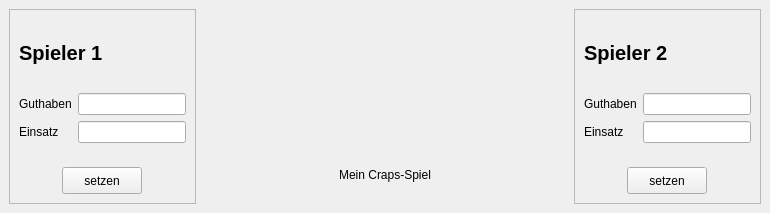
<?xml version="1.0" encoding="UTF-8"?>
<ui version="4.0">
 <class>MainWindow</class>
 <widget class="QMainWindow" name="MainWindow">
  <property name="geometry">
   <rect>
    <x>0</x>
    <y>0</y>
    <width>770</width>
    <height>213</height>
   </rect>
  </property>
  <property name="windowTitle">
   <string>Craps Gui</string>
  </property>
  <widget class="QWidget" name="centralwidget">
   <layout class="QHBoxLayout" name="horizontalLayout_4">
    <item>
     <widget class="QFrame" name="frame_spieler_1">
      <property name="sizePolicy">
       <sizepolicy hsizetype="Maximum" vsizetype="Preferred">
        <horstretch>0</horstretch>
        <verstretch>0</verstretch>
       </sizepolicy>
      </property>
      <property name="frameShape">
       <enum>QFrame::StyledPanel</enum>
      </property>
      <property name="frameShadow">
       <enum>QFrame::Raised</enum>
      </property>
      <layout class="QVBoxLayout" name="verticalLayout">
       <item>
        <widget class="QLabel" name="label_spieler_1">
         <property name="font">
          <font>
           <pointsize>15</pointsize>
           <weight>75</weight>
           <bold>true</bold>
          </font>
         </property>
         <property name="text">
          <string>Spieler 1</string>
         </property>
         <property name="alignment">
          <set>Qt::AlignLeading|Qt::AlignLeft|Qt::AlignVCenter</set>
         </property>
        </widget>
       </item>
       <item>
        <layout class="QFormLayout" name="formLayout">
         <item row="0" column="0">
          <widget class="QLabel" name="label_guthaben_spieler_1">
           <property name="text">
            <string>Guthaben</string>
           </property>
          </widget>
         </item>
         <item row="0" column="1">
          <widget class="QLineEdit" name="lineEdit_guthaben_spieler_1">
           <property name="enabled">
            <bool>true</bool>
           </property>
           <property name="readOnly">
            <bool>true</bool>
           </property>
          </widget>
         </item>
         <item row="1" column="0">
          <widget class="QLabel" name="label_einsatz_spieler_1">
           <property name="text">
            <string>Einsatz</string>
           </property>
          </widget>
         </item>
         <item row="1" column="1">
          <widget class="QLineEdit" name="lineEdit_einsatz_spieler_1">
           <property name="clearButtonEnabled">
            <bool>true</bool>
           </property>
          </widget>
         </item>
        </layout>
       </item>
       <item>
        <layout class="QHBoxLayout" name="horizontalLayout">
         <item>
          <widget class="QPushButton" name="pushButton_setzen_spieler_1">
           <property name="sizePolicy">
            <sizepolicy hsizetype="Minimum" vsizetype="Fixed">
             <horstretch>0</horstretch>
             <verstretch>0</verstretch>
            </sizepolicy>
           </property>
           <property name="maximumSize">
            <size>
             <width>80</width>
             <height>27</height>
            </size>
           </property>
           <property name="text">
            <string>setzen</string>
           </property>
          </widget>
         </item>
        </layout>
       </item>
      </layout>
     </widget>
    </item>
    <item>
     <widget class="QWidget" name="widget_spielfeld" native="true">
      <property name="sizePolicy">
       <sizepolicy hsizetype="MinimumExpanding" vsizetype="MinimumExpanding">
        <horstretch>0</horstretch>
        <verstretch>0</verstretch>
       </sizepolicy>
      </property>
      <layout class="QVBoxLayout" name="spielfeldLayout">
       <item>
        <widget class="DiceWidget" name="diceWidget" native="true">
         <property name="sizePolicy">
          <sizepolicy hsizetype="MinimumExpanding" vsizetype="MinimumExpanding">
           <horstretch>0</horstretch>
           <verstretch>0</verstretch>
          </sizepolicy>
         </property>
        </widget>
       </item>
       <item>
        <widget class="QLabel" name="label_meldung">
         <property name="sizePolicy">
          <sizepolicy hsizetype="MinimumExpanding" vsizetype="Preferred">
           <horstretch>0</horstretch>
           <verstretch>0</verstretch>
          </sizepolicy>
         </property>
         <property name="minimumSize">
          <size>
           <width>200</width>
           <height>40</height>
          </size>
         </property>
         <property name="text">
          <string>Mein Craps-Spiel</string>
         </property>
         <property name="textFormat">
          <enum>Qt::AutoText</enum>
         </property>
         <property name="alignment">
          <set>Qt::AlignCenter</set>
         </property>
        </widget>
       </item>
      </layout>
     </widget>
    </item>
    <item>
     <widget class="QFrame" name="frame_spieler_2">
      <property name="sizePolicy">
       <sizepolicy hsizetype="Maximum" vsizetype="Preferred">
        <horstretch>0</horstretch>
        <verstretch>0</verstretch>
       </sizepolicy>
      </property>
      <property name="frameShape">
       <enum>QFrame::StyledPanel</enum>
      </property>
      <property name="frameShadow">
       <enum>QFrame::Raised</enum>
      </property>
      <layout class="QVBoxLayout" name="verticalLayout_2">
       <item>
        <widget class="QLabel" name="label_spieler_2">
         <property name="font">
          <font>
           <pointsize>15</pointsize>
           <weight>75</weight>
           <bold>true</bold>
          </font>
         </property>
         <property name="text">
          <string>Spieler 2</string>
         </property>
         <property name="scaledContents">
          <bool>true</bool>
         </property>
        </widget>
       </item>
       <item>
        <layout class="QFormLayout" name="formLayout_2">
         <item row="0" column="0">
          <widget class="QLabel" name="label_guthaben_spieler_2">
           <property name="text">
            <string>Guthaben</string>
           </property>
          </widget>
         </item>
         <item row="0" column="1">
          <widget class="QLineEdit" name="lineEdit_guthaben_spieler_2">
           <property name="enabled">
            <bool>true</bool>
           </property>
           <property name="readOnly">
            <bool>true</bool>
           </property>
          </widget>
         </item>
         <item row="1" column="0">
          <widget class="QLabel" name="label_einsatz_spieler_2">
           <property name="text">
            <string>Einsatz</string>
           </property>
          </widget>
         </item>
         <item row="1" column="1">
          <widget class="QLineEdit" name="lineEdit_einsatz_spieler_2">
           <property name="clearButtonEnabled">
            <bool>true</bool>
           </property>
          </widget>
         </item>
        </layout>
       </item>
       <item>
        <layout class="QHBoxLayout" name="horizontalLayout_2">
         <item>
          <widget class="QPushButton" name="pushButton_setzen_spieler_2">
           <property name="sizePolicy">
            <sizepolicy hsizetype="Minimum" vsizetype="Fixed">
             <horstretch>0</horstretch>
             <verstretch>0</verstretch>
            </sizepolicy>
           </property>
           <property name="maximumSize">
            <size>
             <width>80</width>
             <height>27</height>
            </size>
           </property>
           <property name="text">
            <string>setzen</string>
           </property>
          </widget>
         </item>
        </layout>
       </item>
      </layout>
     </widget>
    </item>
   </layout>
  </widget>
 </widget>
 <customwidgets>
  <customwidget>
   <class>DiceWidget</class>
   <extends>QWidget</extends>
   <header>DiceWidget</header>
   <container>1</container>
   <slots>
    <signal>clicked()</signal>
   </slots>
  </customwidget>
 </customwidgets>
 <tabstops>
  <tabstop>lineEdit_einsatz_spieler_1</tabstop>
  <tabstop>lineEdit_einsatz_spieler_2</tabstop>
  <tabstop>pushButton_setzen_spieler_1</tabstop>
  <tabstop>pushButton_setzen_spieler_2</tabstop>
  <tabstop>lineEdit_guthaben_spieler_1</tabstop>
  <tabstop>lineEdit_guthaben_spieler_2</tabstop>
 </tabstops>
 <resources/>
 <connections>
  <connection>
   <sender>pushButton_setzen_spieler_1</sender>
   <signal>clicked(bool)</signal>
   <receiver>MainWindow</receiver>
   <slot>bt_setzen_spieler1_clicked(bool)</slot>
   <hints>
    <hint type="sourcelabel">
     <x>116</x>
     <y>161</y>
    </hint>
    <hint type="destinationlabel">
     <x>29</x>
     <y>198</y>
    </hint>
   </hints>
  </connection>
  <connection>
   <sender>pushButton_setzen_spieler_2</sender>
   <signal>clicked(bool)</signal>
   <receiver>MainWindow</receiver>
   <slot>bt_setzen_spieler2_clicked(bool)</slot>
   <hints>
    <hint type="sourcelabel">
     <x>690</x>
     <y>181</y>
    </hint>
    <hint type="destinationlabel">
     <x>414</x>
     <y>200</y>
    </hint>
   </hints>
  </connection>
  <connection>
   <sender>diceWidget</sender>
   <signal>clicked()</signal>
   <receiver>MainWindow</receiver>
   <slot>wg_wuerfel_clicked()</slot>
   <hints>
    <hint type="sourcelabel">
     <x>407</x>
     <y>116</y>
    </hint>
    <hint type="destinationlabel">
     <x>505</x>
     <y>3</y>
    </hint>
   </hints>
  </connection>
 </connections>
 <slots>
  <slot>bt_setzen_spieler1_clicked(bool)</slot>
  <slot>bt_setzen_spieler2_clicked(bool)</slot>
  <slot>wg_wuerfel_clicked()</slot>
 </slots>
</ui>
